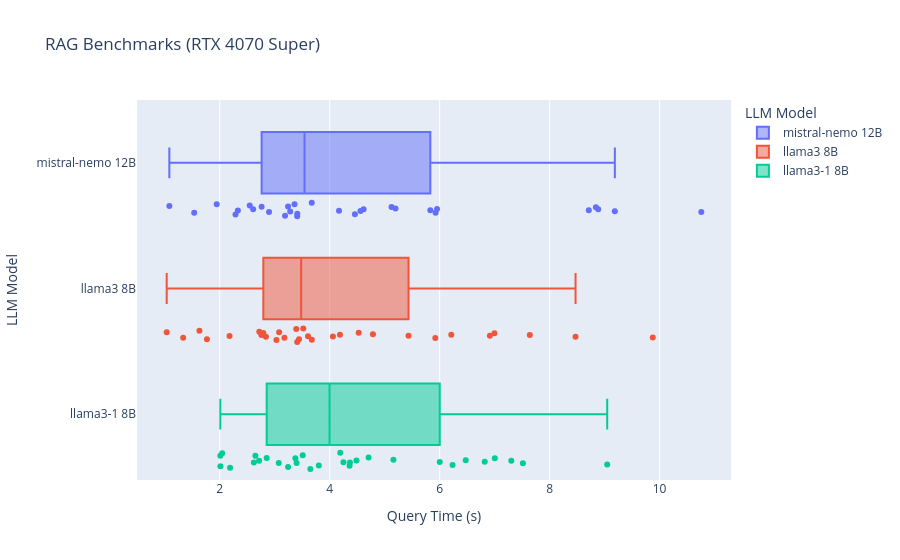

The notebook cell saved with this chart:
### Code cell
import pandas as pd
import plotly.express as px
df = pd.DataFrame({"time":time_col,"model":model_col})
fig = px.box(df, x="time", y="model", color="model", points="all", title="RAG Benchmarks (RTX 4070 Super)", labels={"time": "Query Time (s)", "model": "LLM Model"})
fig.show()

### Figure 1 — Plotly figure (JSON) as saved in the notebook; plotly's stock layout.template omitted (floating-point values rounded to 4 significant figures)
{"data": [{"alignmentgroup": "True", "boxpoints": "all", "hovertemplate": "LLM Model=%{y}<br>Query Time (s)=%{x}<extra></extra>", "legendgroup": "mistral-nemo 12B", "marker": {"color": "#636efa"}, "name": "mistral-nemo 12B", "notched": false, "offsetgroup": "mistral-nemo 12B", "orientation": "h", "showlegend": true, "type": "box", "x": [5.197, 1.535, 2.286, 1.083, 2.761, 10.76, 2.607, 2.329, 4.458, 3.359, 8.841, 3.408, 3.41, 4.559, 3.281, 8.884, 2.545, 3.673, 4.169, 2.896, 8.712, 5.952, 5.124, 5.83, 5.926, 9.186, 1.944, 3.187, 3.242, 4.616], "x0": " ", "xaxis": "x", "y": ["mistral-nemo 12B", "mistral-nemo 12B", "mistral-nemo 12B", "mistral-nemo 12B", "mistral-nemo 12B", "mistral-nemo 12B", "mistral-nemo 12B", "mistral-nemo 12B", "mistral-nemo 12B", "mistral-nemo 12B", "mistral-nemo 12B", "mistral-nemo 12B", "mistral-nemo 12B", "mistral-nemo 12B", "mistral-nemo 12B", "mistral-nemo 12B", "mistral-nemo 12B", "mistral-nemo 12B", "mistral-nemo 12B", "mistral-nemo 12B", "mistral-nemo 12B", "mistral-nemo 12B", "mistral-nemo 12B", "mistral-nemo 12B", "mistral-nemo 12B", "mistral-nemo 12B", "mistral-nemo 12B", "mistral-nemo 12B", "mistral-nemo 12B", "mistral-nemo 12B"], "y0": " ", "yaxis": "y"}, {"alignmentgroup": "True", "boxpoints": "all", "hovertemplate": "LLM Model=%{y}<br>Query Time (s)=%{x}<extra></extra>", "legendgroup": "llama3 8B", "marker": {"color": "#EF553B"}, "name": "llama3 8B", "notched": false, "offsetgroup": "llama3 8B", "orientation": "h", "showlegend": true, "type": "box", "x": [5.92, 3.031, 2.792, 1.035, 1.334, 6.996, 1.63, 1.766, 2.719, 3.08, 9.876, 3.605, 6.211, 2.839, 3.675, 6.913, 3.391, 3.176, 4.786, 2.757, 7.64, 4.186, 3.408, 4.058, 4.527, 8.471, 5.433, 3.441, 3.519, 2.178], "x0": " ", "xaxis": "x", "y": ["llama3 8B", "llama3 8B", "llama3 8B", "llama3 8B", "llama3 8B", "llama3 8B", "llama3 8B", "llama3 8B", "llama3 8B", "llama3 8B", "llama3 8B", "llama3 8B", "llama3 8B", "llama3 8B", "llama3 8B", "llama3 8B", "llama3 8B", "llama3 8B", "llama3 8B", "llama3 8B", "llama3 8B", "llama3 8B", "llama3 8B", "llama3 8B", "llama3 8B", "llama3 8B", "llama3 8B", "llama3 8B", "llama3 8B", "llama3 8B"], "y0": " ", "yaxis": "y"}, {"alignmentgroup": "True", "boxpoints": "all", "hovertemplate": "LLM Model=%{y}<br>Query Time (s)=%{x}<extra></extra>", "legendgroup": "llama3-1 8B", "marker": {"color": "#00cc96"}, "name": "llama3-1 8B", "notched": false, "offsetgroup": "llama3-1 8B", "orientation": "h", "showlegend": true, "type": "box", "x": [7.003, 3.509, 3.398, 4.486, 4.192, 6.82, 2.715, 3.242, 3.802, 2.012, 7.514, 3.648, 2.01, 2.853, 4.361, 9.047, 4.367, 4.706, 6.234, 2.187, 7.302, 6.001, 3.375, 5.159, 4.249, 6.474, 2.044, 2.62, 2.648, 3.073], "x0": " ", "xaxis": "x", "y": ["llama3-1 8B", "llama3-1 8B", "llama3-1 8B", "llama3-1 8B", "llama3-1 8B", "llama3-1 8B", "llama3-1 8B", "llama3-1 8B", "llama3-1 8B", "llama3-1 8B", "llama3-1 8B", "llama3-1 8B", "llama3-1 8B", "llama3-1 8B", "llama3-1 8B", "llama3-1 8B", "llama3-1 8B", "llama3-1 8B", "llama3-1 8B", "llama3-1 8B", "llama3-1 8B", "llama3-1 8B", "llama3-1 8B", "llama3-1 8B", "llama3-1 8B", "llama3-1 8B", "llama3-1 8B", "llama3-1 8B", "llama3-1 8B", "llama3-1 8B"], "y0": " ", "yaxis": "y"}], "layout": {"boxmode": "overlay", "legend": {"title": {"text": "LLM Model"}, "tracegroupgap": 0}, "title": {"text": "RAG Benchmarks (RTX 4070 Super)"}, "xaxis": {"anchor": "y", "domain": [0, 1], "title": {"text": "Query Time (s)"}}, "yaxis": {"anchor": "x", "categoryarray": ["llama3-1 8B", "llama3 8B", "mistral-nemo 12B"], "categoryorder": "array", "domain": [0, 1], "title": {"text": "LLM Model"}}}}
